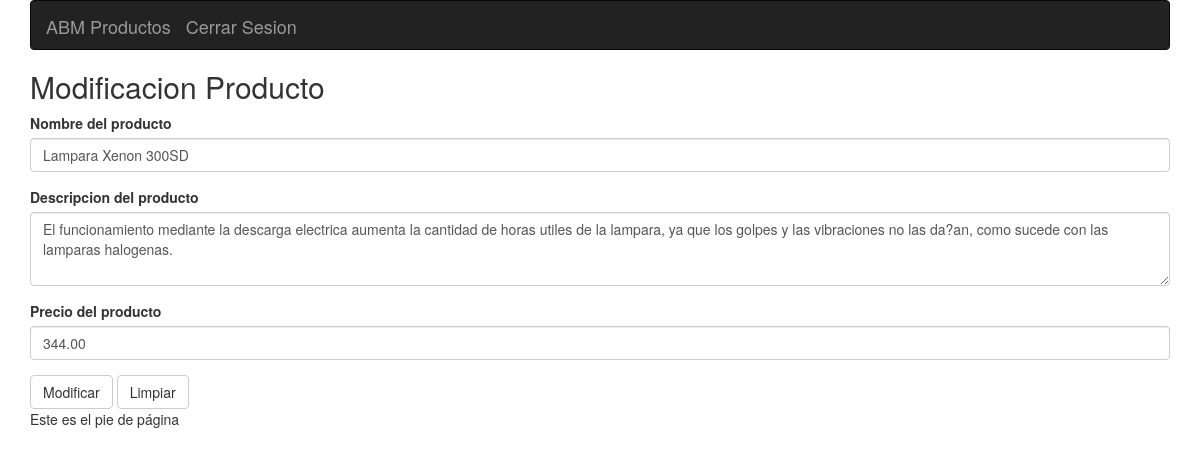
The app's page /modificar.php?codigo=1003 (signed in) with its own data.
### tables this page shows
CREATE TABLE `productos` (
  `codigo` int(30) NOT NULL,
  `producto` varchar(30) NOT NULL,
  `descripcion` varchar(255) NOT NULL,
  `precio` decimal(10,2) NOT NULL
);

### clases/BasedeDatosmysqli.php (called while the page is built, shortened)
<?php
class BasedeDatosmysqli{
	private $conexion;
	private function _connect($servidor,$usuario,$password,$base){
		$this->conexion = new mysqli($servidor,$usuario,$password,$base);
		if (!$this->conexion->connect_errno){
			return false;
		}
	}
	private function setNames(){
		$this->conexion->query('SET NAMES utf8');
	}
	public function enviarQuery($query){
		$tipo = strtoupper(substr($query,0,6));
		switch ($tipo){
			case 'SELECT':
				$resultado = $this->conexion->query($query);
				if (!$resultado){
					$this->error = $this->conexion->error;
					return false;
				}
				else{
					if ($this->conexion->affected_rows == 0){
						return false;
					}
					else{
						while ($fila = $resultado->fetch_assoc()){
							$array_resultado[] = $fila;
						}
						return $array_resultado;
					}
				}
				break;
		}
	}
}
?>

### clases/Producto.php (called while the page is built, shortened)
<?php
class Producto {
	private $db;
	public function __construct($base){
		$this->db = $base;
	}
	public function getProducto($codigo){
		$respuesta = $this->db->enviarQuery("select * from productos where codigo = $codigo");
		if (!$respuesta and $this->db->error!=''){
			echo $this->db->error;
			return false;
		}
		else{
			if (!$respuesta){
				return false;
			}
			else {
				return $respuesta;
			}
		}
	}
}
?>

### modificar.php (the view, shortened to what this page needs)
<!DOCTYPE html>
<html lang="en">
<head>
	<link rel="stylesheet" type="text/css" href="bootstrap/css/bootstrap.min.css">
</head>
<body>
<div id="wrap">  <div id="main">
<div class="container">
<nav class="navbar navbar-inverse" role="navigation">
	<div class="container-fluid">
		<div class="navbar-header">
			<a href="./" class="navbar-brand">ABM Productos</a>
			<a href="salir.php" class="navbar-brand">Cerrar Sesion</a>
		</div>
	</div>
</nav>
<h2>Modificacion Producto</h2>
<?php
$base = new BasedeDatosmysqli(SERVIDOR,USUARIO,PASSWORD,BASE);
$producto = new Producto($base);
$productomodif = $producto->getProducto($_GET['codigo']);
if ($productomodif){
?>
	<form action="modificarsql.php" method="post">
	  <div class="form-group">
		<label for="nombre">Nombre del producto</label>
		<input type="text" class="form-control" id="nombre" placeholder="Nombre" name="nombre" value="<?php echo $productomodif[0]['producto'];?>">
	  </div>
	  <div class="form-group">
		<label for="descripcion">Descripcion del producto</label>
		<textarea class="form-control" id="descripcion" rows="3" name="descripcion"><?php echo $productomodif[0]['descripcion'];?></textarea>
	  </div>
	  <div class="form-group">
		<label for="precio">Precio del producto</label>
		<input type="text" class="form-control" id="precio" placeholder="Precio" name="precio" value="<?php echo $productomodif[0]['precio'];?>">
	  </div>
	  <button type="submit" class="btn btn-default">Modificar</button>
	  <button type="reset" class="btn btn-default">Limpiar</button>
	</form>
<?php } ?>
</div>
</div>
</div>
<footer><div class="container">Este es el pie de página</div></footer>
</body>
</html>

### records on screen
productos: nombre "Lampara Xenon 300SD", descripcion "El funcionamiento mediante la descarga electrica aumenta la cantidad de horas utiles de la lampara, ya que los golpes y las vibraciones no las da?an, como sucede con las lamparas halogenas.", precio "344.00"
